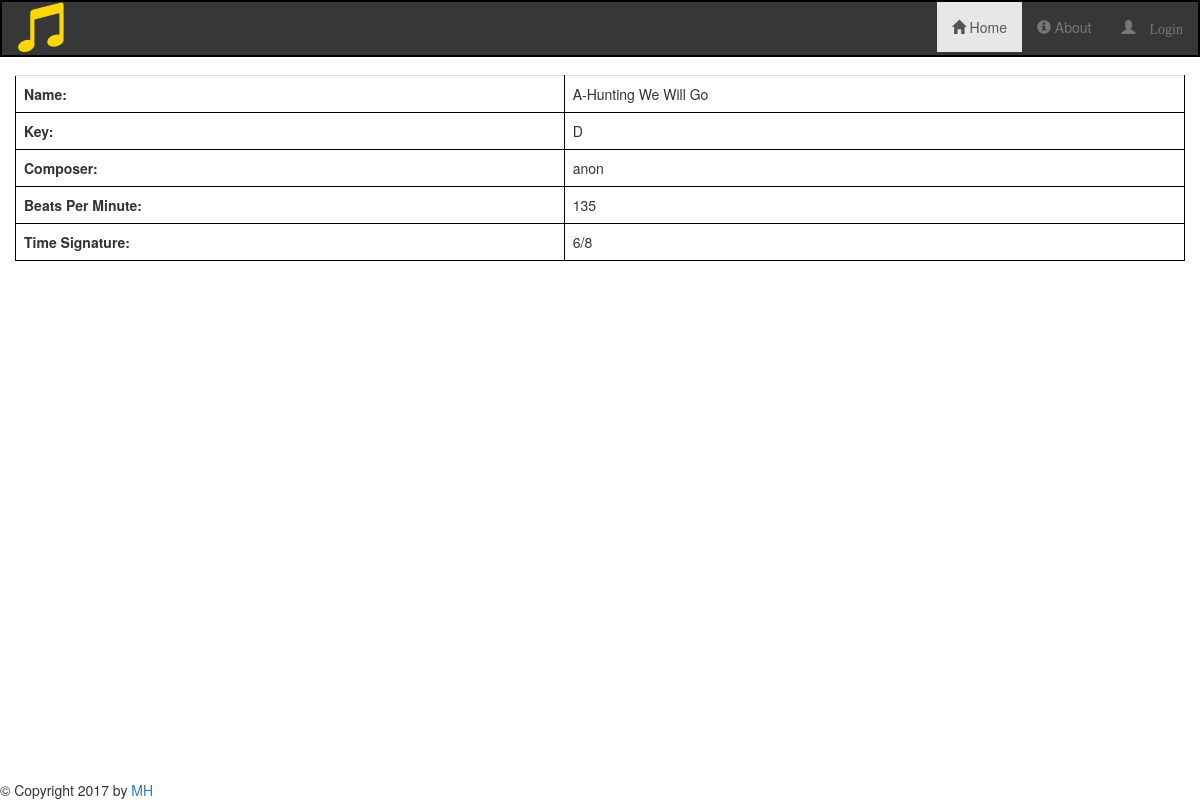
Page /categories/English/2/A-Hunting We Will Go/63 on the committed database.
### songsdb_setup.py (models this page shows, shortened)
class Song(Base):
    __tablename__ = 'allsongs'
    id = Column(Integer, primary_key = True)
    name = Column(String, nullable = False)
    key = Column(String, nullable = False)
    year = Column(Integer, nullable = False)
    composer = Column(String, nullable = False)
    bpm = Column(Integer, nullable = False)
    timesig = Column(String, nullable = False)
    source = Column(String, nullable = False)
    category_id = Column(Integer, ForeignKey('category.id'))
    category = relationship(Category)
    user_id = Column(Integer, ForeignKey('user.id'))
    user = relationship(User)

### application.py (the view)
@app.route('/categories/<category>/<int:category_id>/<name>/<int:song_id>')
def showSongInfo(category, category_id, song_id, name):
    song = session.query(Song).filter(Song.id == song_id).one()
    return render_template('songinfo.html', song = song, name = name)

### templates/songinfo.html
{% extends "main.html" %}
{% block content %}
<div class="col-lg-12">
    <table class="table table-hover">
        <table class="table table-hover">
            <tr>
                <th>Name: </th>
                <td>{{ song.name }}</td>
            </tr>
            <tr>
                <th>Key: </th>
                <td>{{ song.key }}</td>
            </tr>
            <tr>
                <th>Composer: </th>
                <td>{{ song.composer }}</td>
            </tr>
            <tr>
                <th>Beats Per Minute: </th>
                <td>{{ song.bpm }}</td>
            </tr>
            <tr>
                <th>Time Signature: </th>
                <td>{{ song.timesig }}</td>
            </tr>
        </table>
    </table>
</div>
{% endblock %}

### static/styles.css (style rules this page uses)
table, th, td { border: 1px solid black; border-collapse: collapse; }
th, td { padding: 5px; text-align: left; }

### rows in the picture
Song: name "A-Hunting We Will Go", key "D", composer "anon", bpm "135", timesig "6/8"
